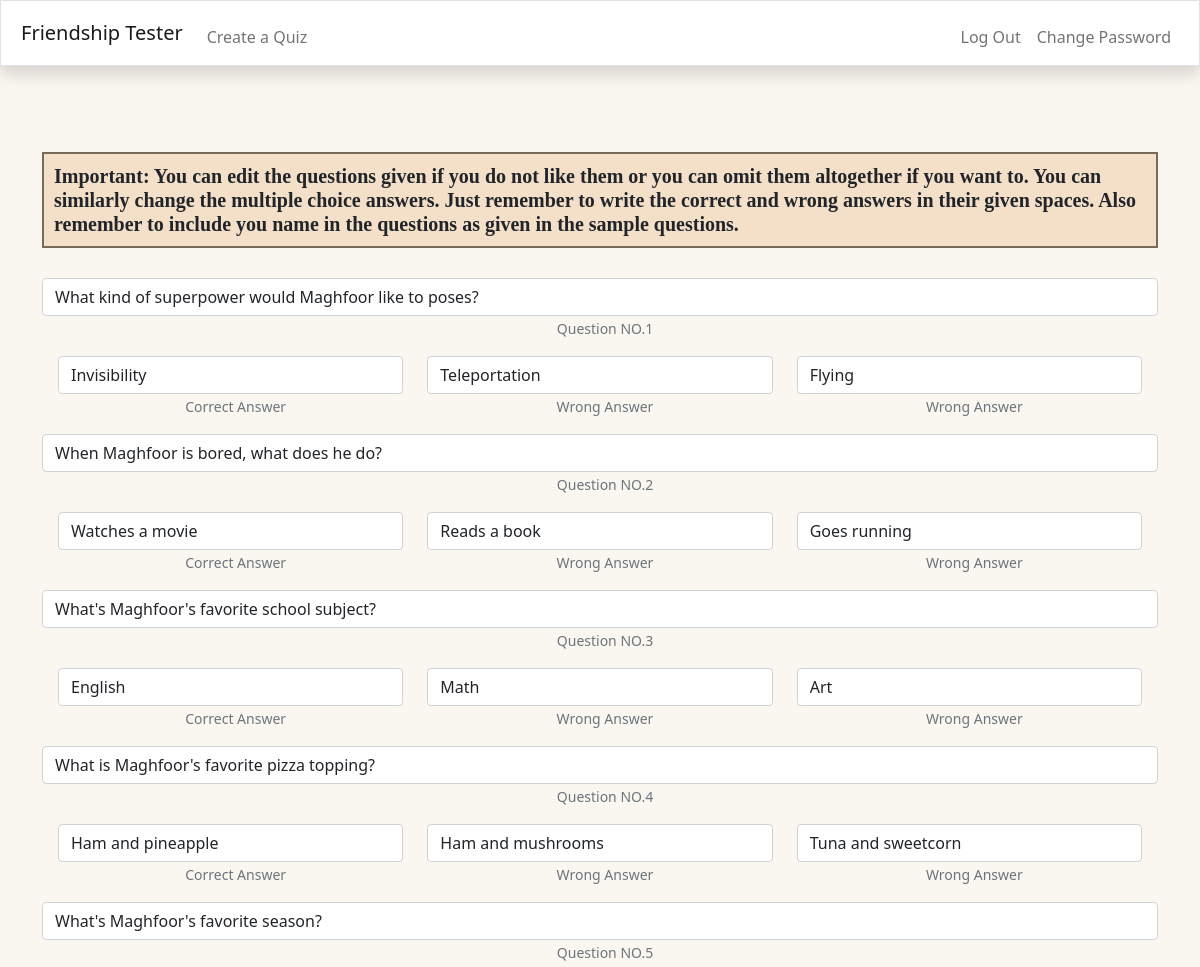
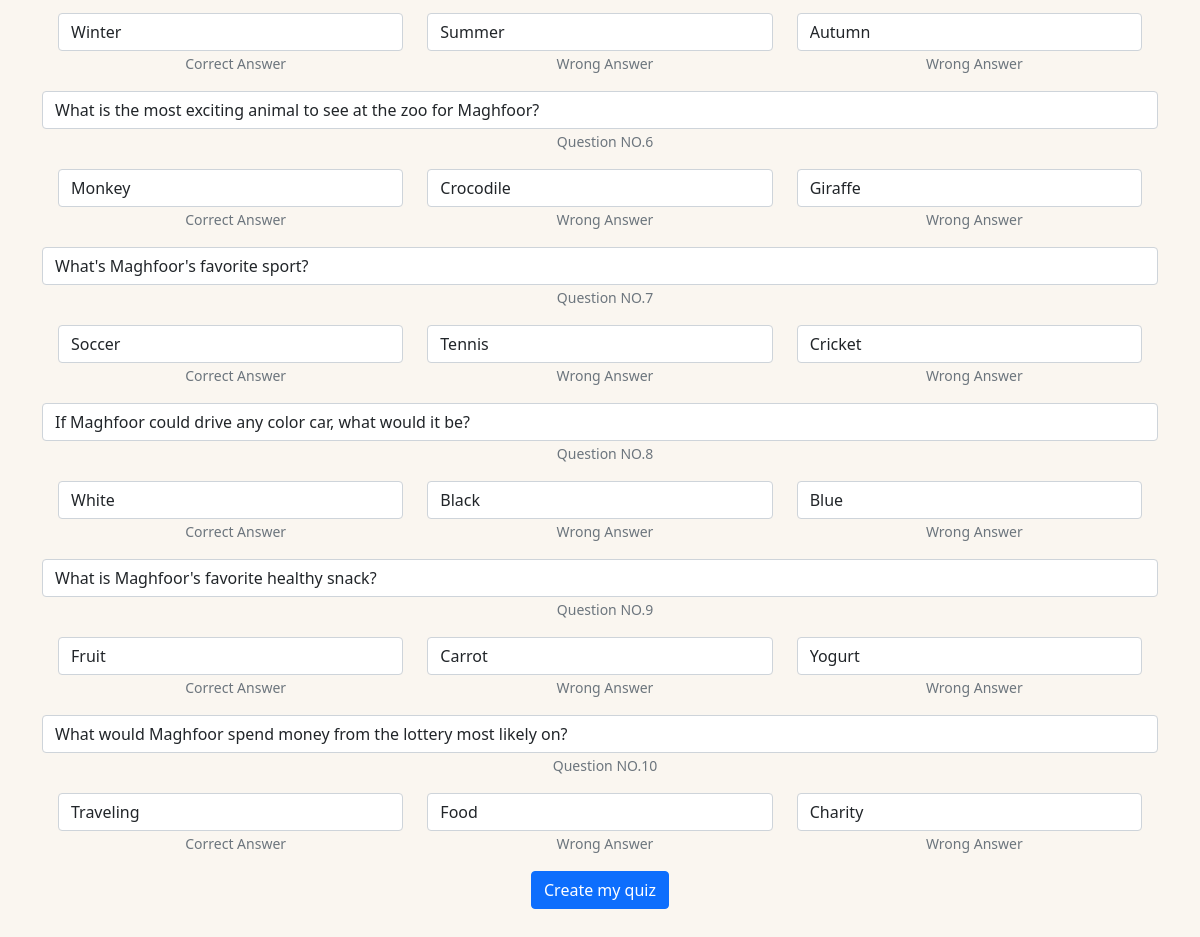
Screenshot of /quiz (signed in) with the database file from the repository (2 pictures, top to bottom).
### tables this page shows
CREATE TABLE answers (
id INTEGER PRIMARY KEY AUTOINCREMENT NOT NULL,
user_id INTEGER NOT NULL,
username TEXT NOT NULL,
name TEXT NOT NULL,
question_no INTEGER NOT NULL,
question TEXT NOT NULL,
c_answer TEXT NOT NULL,
w_answer1 TEXT NOT NULL,
w_answer2 TEXT NOT NULL
);

### app.py (the view, shortened to what this page needs)
@app.route("/quiz", methods=["GET", "POST"])
def quiz():
    user_id = session["user_id"]
    username = db.execute("SELECT * FROM users WHERE id = ?;", user_id)[0]['username']
    name = db.execute("SELECT * FROM users WHERE id = ?;", user_id)[0]['name']
    if request.method == "GET":
        checker = 0
        quiz = int (db.execute("SELECT * FROM users WHERE id = ?;", user_id)[0]['quiz'])
        if quiz == 0:
            questions = db.execute("SELECT question FROM samples;")
            for i in range(29):
                questions[i]["question"] = questions[i]["question"].replace("CreativeReaper", name)
            c_answers = db.execute("SELECT c_answer FROM samples;")
            w_answer1 = db.execute("SELECT w_answer1 FROM samples;")
            w_answer2 = db.execute("SELECT w_answer2 FROM samples;")
            numlist = randlist(28)
            samples = db.execute("SELECT * FROM samples;")
            return render_template("quiz.html", numlist=numlist, samples=samples, checker=checker, questions=questions)
        else:
            questions = db.execute("SELECT question FROM samples;")
            samples = db.execute("SELECT * FROM samples;")
            checker = 1
            answers = db.execute("SELECT * FROM answers WHERE user_id = ?;", user_id)
            numlist = randlist(28)
            return render_template("quiz.html", answers=answers, samples=samples, numlist=numlist, questions=questions)

### helpers.py (called while the page is built)
def randlist(number):
    i = 0
    arr = []
    while i <= number:
        num = randint(0, number)
        if not num in arr:
            arr.append(num)
            i += 1
    return arr

### templates/quiz.html (shortened to what this page needs)
{% extends "layout.html" %}
{% block main %}
<h4 class="paragraph">
  <b>Important: You can edit the questions given if you do not like them or you can omit them altogether if you want to.
  You can similarly change the multiple choice answers. Just remember to write the correct and wrong answers in their given spaces.
  Also remember to include you name in the questions as given in the sample questions.</b>
</h4>
<form action="/quiz" method="post" style="margin-top:30px">
{% for i in range(10) %}
    <div class="container">
      {% if checker == 0 %}
        <input type="text" class="form-control" name="question{{i+1}}" value="{{questions[numlist[i]]['question']}}">
        <small id="HelpBlock" class="form-text text-muted">
          Question NO.{{ i+1 }}
        </small>
        <div class="row p-3">
          <div class="col-sm">
            <input type="text" class="form-control" placeholder="Correct Answer" value="{{ samples[numlist[i]]['c_answer'] }}" name="{{i+1}}c_answer">
            <small id="HelpBlock" class="form-text text-muted">
              Correct Answer
            </small>
          </div>
          <div class="col-sm">
            <input type="text" class="form-control" placeholder="Wrong Answer" value="{{ samples[numlist[i]]['w_answer1'] }}" name="{{i+1}}w_answer1">
            <small id="HelpBlock" class="form-text text-muted">
              Wrong Answer
            </small>
          </div>
          <div class="col-sm">
            <input type="text" class="form-control" placeholer="Wrong Answer" value="{{ samples[numlist[i]]['w_answer2'] }}" name="{{i+1}}w_answer2">
            <small id="HelpBlock" class="form-text text-muted">
              Wrong Answer
            </small>
          </div>
        </div>
      {% else %}
        <input type="text" class="form-control" name="question{{i+1}}" value="{{ answers[i]['question'] }}">
        <small id="HelpBlock" class="form-text text-muted">
          Question NO.{{ i+1 }}
        </small>
        <div class="row p-3">
          <div class="col-sm">
            <input type="text" class="form-control" placeholder="Correct Answer" value="{{ answers[i]['c_answer'] }}" name="{{i+1}}c_answer">
            <small id="HelpBlock" class="form-text text-muted">
              Correct Answer
            </small>
          </div>
          <div class="col-sm">
            <input type="text" class="form-control" placeholder="Wrong Answer" value="{{ answers[i]['w_answer1'] }}" name="{{i+1}}w_answer1">
            <small id="HelpBlock" class="form-text text-muted">
              Wrong Answer
            </small>
          </div>
          <div class="col-sm">
            <input type="text" class="form-control" placeholer="Wrong Answer" value="{{ answers[i]['w_answer2'] }}" name="{{i+1}}w_answer2">
            <small id="HelpBlock" class="form-text text-muted">
              Wrong Answer
            </small>
          </div>
        </div>
      {% endif %}
    </div>
{% endfor %}
<button class="btn btn-primary" type="submit">Create my quiz</button>
</form>
{% endblock %}

### static/styles.css (style rules this page uses)
body { background-color: #FAF6F0; }
small { padding-left:10px; }
.paragraph { background-color: #F4DFC8; font-family: "Times New Roman"; font-size: 20px; border: 2px solid #776B5D; margin: 30px; padding: 10px; text-align: left; }

### rows the page displays
answers: question "What kind of superpower would Maghfoor like to poses?", c_answer "Invisibility", w_answer1 "Teleportation", w_answer2 "Flying"
answers: question "When Maghfoor is bored, what does he do?", c_answer "Watches a movie", w_answer1 "Reads a book", w_answer2 "Goes running"
answers: question "What's Maghfoor's favorite school subject?", c_answer "English", w_answer1 "Math", w_answer2 "Art"
answers: question "What is Maghfoor's favorite pizza topping?", c_answer "Ham and pineapple", w_answer1 "Ham and mushrooms", w_answer2 "Tuna and sweetcorn"
answers: question "What's Maghfoor's favorite season?", c_answer "Winter", w_answer1 "Summer", w_answer2 "Autumn"
answers: question "What is the most exciting animal to see at the zoo for Maghfoor?", c_answer "Monkey", w_answer1 "Crocodile", w_answer2 "Giraffe"
answers: question "What's Maghfoor's favorite sport?", c_answer "Soccer", w_answer1 "Tennis", w_answer2 "Cricket"
answers: question "If Maghfoor could drive any color car, what would it be?", c_answer "White", w_answer1 "Black", w_answer2 "Blue"
answers: question "What is Maghfoor's favorite healthy snack?", c_answer "Fruit", w_answer1 "Carrot", w_answer2 "Yogurt"
answers: question "What would Maghfoor spend money from the lottery most likely on?", c_answer "Traveling", w_answer1 "Food", w_answer2 "Charity"

### other values shown
{{ i+1 }} "1" "2" "3" "4" "5" "6" "7" "8" "9" "10"
